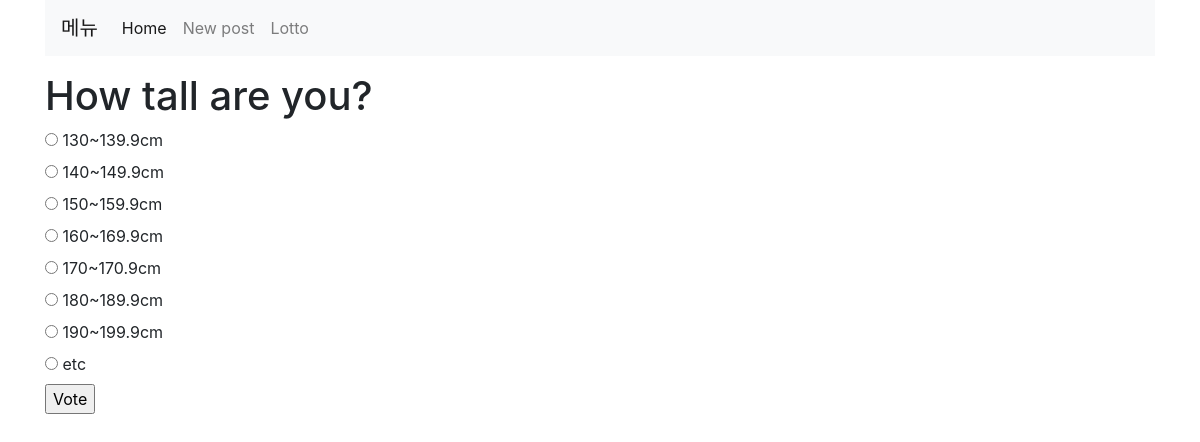
Page /polls/9/ on the committed database.
### polls/models.py (models this page shows, shortened)
class Question(models.Model):
    question_text = models.CharField(max_length=200)
    pub_date = models.DateTimeField('date published')

class Choice(models.Model):
    question = models.ForeignKey(Question, on_delete=models.CASCADE)
    choice_text = models.CharField(max_length=200)
    votes = models.IntegerField(default=0)

### polls/views.py (the view)
# urls.py: path('<int:question_id>/', views.detail, name='detail'),
def detail(request, question_id):
    question = get_object_or_404(Question, pk=question_id)
    return render(request, 'polls/detail.html', {'question': question})

### polls/templates/polls/detail.html (shortened to what this page needs)
{% extends 'base.html' %}
{% block content %}
<h1>{{ question.question_text }}</h1>
<form action ="{% url 'polls:vote' question.id %}" method="post">
{% for choice in question.choice_set.all %}
    <input type="radio" name="choice" id="choice{{ forloop.counter }}" value="{{ choice.id }}" />
    <label for="choice{{ forloop.counter }}">{{ choice.choice_text }}</label><br />
{% endfor %}
<input type="submit" value="Vote" />
</form>
{% endblock %}

### templates/base.html (shortened to what this page needs)
<!DOCTYPE html>
<html lang="en">
<head>
<link rel="stylesheet" href="https://stackpath.bootstrapcdn.com/bootstrap/4.5.2/css/bootstrap.min.css">
{% load static %}
    <link rel="stylesheet" href="{% static 'style.css' %}">
</head>
<body>
<div class="container">
    <nav class="navbar navbar-expand-lg navbar-light bg-light">
  <a class="navbar-brand" href="#">메뉴</a>
  <div class="collapse navbar-collapse" id="navbarSupportedContent">
    <ul class="navbar-nav mr-auto">
        <li class="nav-item active">
          <a class="nav-link" href="http://127.0.0.1:8000/polls/">Home <span class="sr-only">(current)</span></a></li>
        <li class="nav-item">
            <a class="nav-link" href="http://127.0.0.1:8000/admin">New post</a></li>
        <li class="nav-item">
            <a class="nav-link" href="http://127.0.0.1:8000">Lotto</a></li>
    </ul></div></nav><p></p>
    <div class=row">
        <div class = :"col">
    {% block content %}
    {% endblock %}
        </div>
    </div>
</div>
</body>
</html>

### static/style.css (style rules this page uses)
body { width:100%; }

### rows in the picture
Question: question_text "How tall are you?"
Choice: choice_text "130~139.9cm"
Choice: choice_text "140~149.9cm"
Choice: choice_text "150~159.9cm"
Choice: choice_text "160~169.9cm"
Choice: choice_text "170~170.9cm"
Choice: choice_text "180~189.9cm"
Choice: choice_text "190~199.9cm"
Choice: choice_text "etc"
